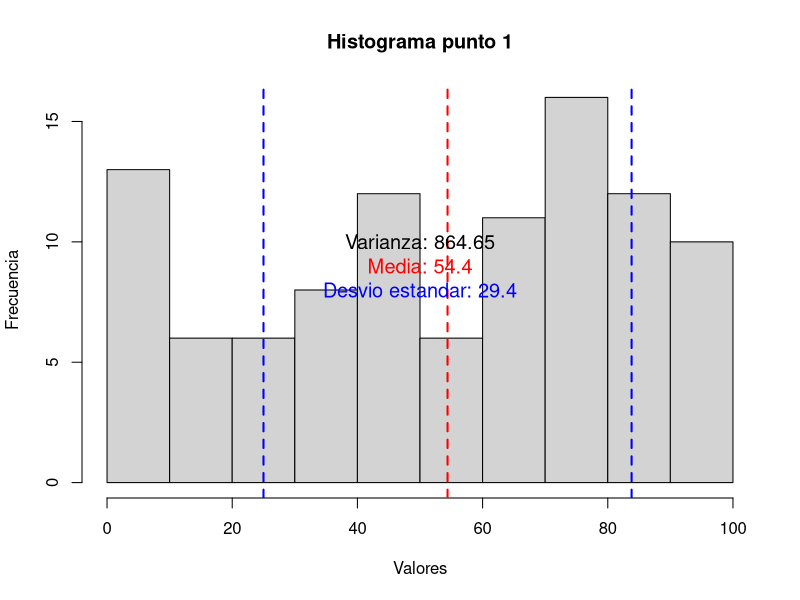
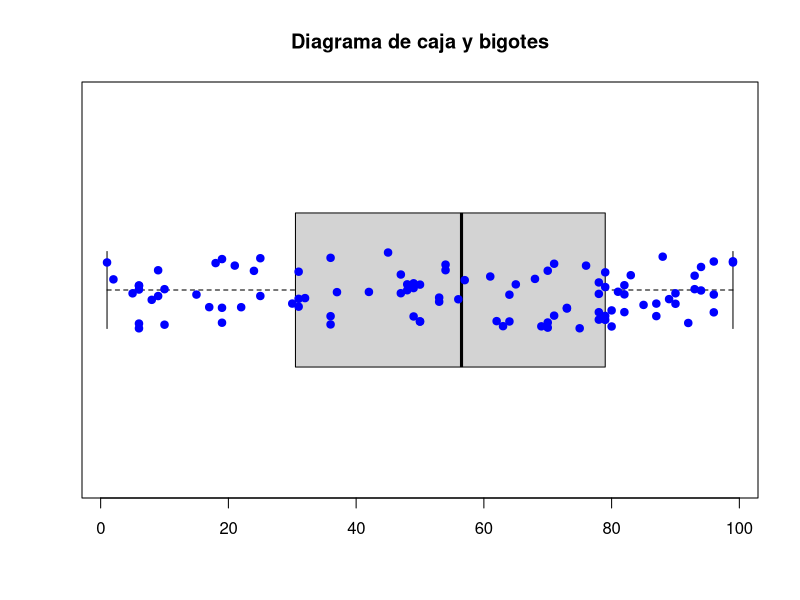
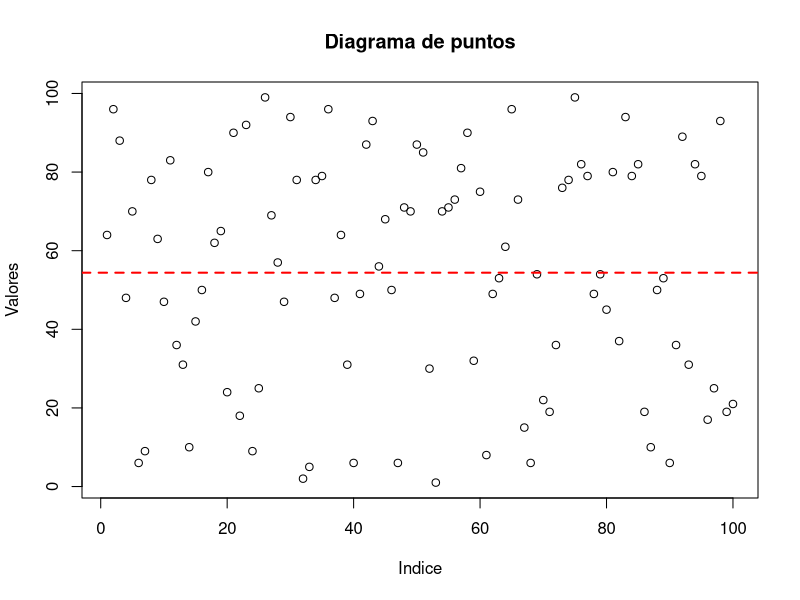

These charts were generated, in order, by the following R code:
x<-1:100
z<-sample(x,100,replace=TRUE)
mean(z)
var(z)
sd(z)
hist(z,main="Histograma punto 1", ylab="Frecuencia", xlab="Valores")
abline(v=mean(z),col="red", lwd=2, lty=2)
abline(v=mean(z)+sd(z),col="blue", lwd=2, lty=2)
abline(v=mean(z)-sd(z), col="blue", lwd=2, lty=2)
text(50,10,paste("Varianza:", round(var(z),2)), col="black", cex=1.2)
text(50,9,paste("Media:", round(mean(z),2)), col="red", cex=1.2)
text(50,8,paste("Desvio estandar:", round(sd(z),2)), col="blue", cex=1.2)
boxplot(z, main="Diagrama de caja y bigotes", horizontal=TRUE)
stripchart(z,method="jitter",pch=19,add=TRUE,col="blue")
plot(z,main="Diagrama de puntos", xlab="Indice", ylab="Valores")
abline(h=mean(z),col="red",lwd=2,lty=2)